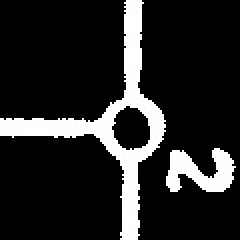
#> input picture content/data/train/0_gelenk/0.jpg, 120 x 120 px (shown 2 times larger); its folder holds only this picture in this run
$ python -i GUI.py   (imports and definitions only)
#> lines starting #> are read from the running program, lines starting #| are printed output that depends on the picture; after the words box and inside, x2 and y2 are one past the last pixel; in counts of white or black regions, pixels touching at a corner belong together
#> further down, picture is the input picture: shape (120, 120, 3); min 0, max 255, mean 38.1
import sys, os, cv2
from PyQt5.QtWidgets import QMainWindow, QWidget, QLabel, QApplication, QVBoxLayout, QHBoxLayout
from PyQt5.QtCore import Qt, QPoint, pyqtSignal

# Für Loading images
from PyQt5.QtGui import QPixmap, QImage


# Für whole screen stuff
from PyQt5.QtWidgets import QDesktopWidget


class ImageViewer(QMainWindow):
    def get_max_number_of_vertical_obj_possible(self,screen,length):
        width, height = screen.width(), screen.height()
        return int(height/length) - 1
    # [61 lines left out: functions __init__, init_var, initUI, render_images, load_cv2_image, load_image, not called in this run]


def mask_image(img):
  gray_img = cv2.cvtColor(img , cv2.COLOR_BGR2GRAY)
  blurred = cv2.GaussianBlur(gray_img, (13, 13), 0)
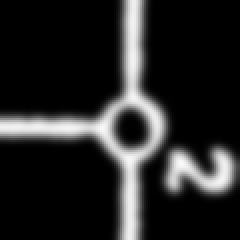
#> blurred: shape (120, 120) (shown 2 times larger); min 0, max 250, mean 38.1
  threshold = cv2.adaptiveThreshold(blurred, 255, cv2.ADAPTIVE_THRESH_GAUSSIAN_C, cv2.THRESH_BINARY_INV, 11, 2)
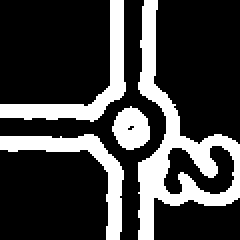
#> threshold: shape (120, 120) (shown 2 times larger); 24.5% white; 4 white regions, box (x1, y1, x2, y2) and area: (69, 0, 120, 120) 1718, (0, 0, 63, 61) 787, (0, 67, 62, 120) 725, (56, 53, 75, 75) 301
  #cv2_imshow(threshold)
  #cv2.imwrite('output_threshold.png', threshold)   #<-- Für Download für Templates
  return threshold

# [32 lines left out: functions check_image_in_part, show_image_in_size, test, not called in this run]
# [6 lines not run here, left out]

>>> import cv2
>>> picture = cv2.imread('../content/data/train/0_gelenk/0.jpg')
>>> result = mask_image(picture)

$ run again, on content/data/train/0_gelenk/19.jpg
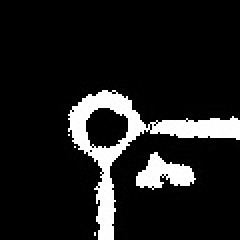
#> input picture content/data/train/0_gelenk/19.jpg, 120 x 120 px (shown 2 times larger)
#> picture is the input picture: shape (120, 120, 3); min 0, max 255, mean 28.5
#> in mask_image, `blurred = cv2.GaussianBlur(gray_img, (13, 13), 0)`:
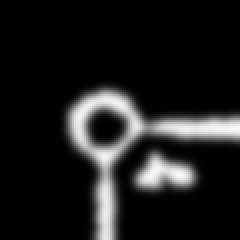
#> blurred: shape (120, 120) (shown 2 times larger); min 0, max 249, mean 28.5
#> in mask_image, `threshold = cv2.adaptiveThreshold(blurred, 255, cv2.ADAPTIVE_THRESH_GA..`:
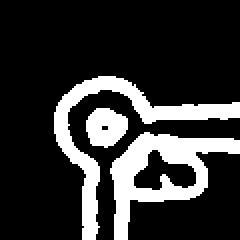
#> threshold: shape (120, 120) (shown 2 times larger); 20% white; 3 white regions, box (x1, y1, x2, y2) and area: (55, 66, 120, 120) 1307, (27, 38, 120, 120) 1257, (43, 54, 64, 74) 312

$ run again, on content/data/train/0_gelenk/2.jpg
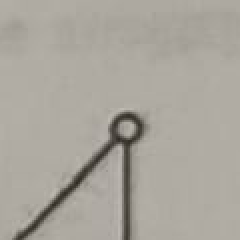
#> input picture content/data/train/0_gelenk/2.jpg, 120 x 120 px (shown 2 times larger)
#> picture is the input picture: shape (120, 120, 3); mean B, G, R 156.4, 165.3, 169.3
#> in mask_image, `blurred = cv2.GaussianBlur(gray_img, (13, 13), 0)`:
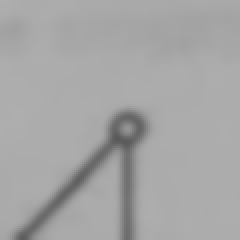
#> blurred: shape (120, 120) (shown 2 times larger); min 88, max 174, mean 165.3
#> in mask_image, `threshold = cv2.adaptiveThreshold(blurred, 255, cv2.ADAPTIVE_THRESH_GA..`:
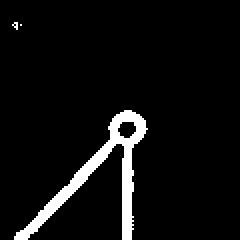
#> threshold: shape (120, 120) (shown 2 times larger); 5.8% white; 3 white regions (2 under 20 px), largest, box (x1, y1, x2, y2) and area: (7, 55, 74, 120) 820

$ run again, on content/data/train/0_gelenk/20.jpg
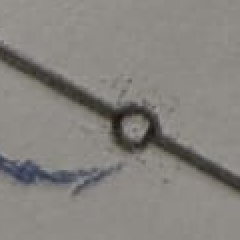
#> input picture content/data/train/0_gelenk/20.jpg, 120 x 120 px (shown 2 times larger)
#> picture is the input picture: shape (120, 120, 3); mean B, G, R 126.7, 131.2, 134
#> in mask_image, `blurred = cv2.GaussianBlur(gray_img, (13, 13), 0)`:
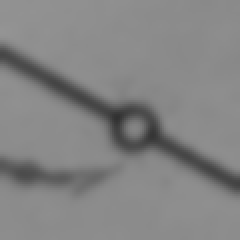
#> blurred: shape (120, 120) (shown 2 times larger); min 49, max 148, mean 131.3
#> in mask_image, `threshold = cv2.adaptiveThreshold(blurred, 255, cv2.ADAPTIVE_THRESH_GA..`:
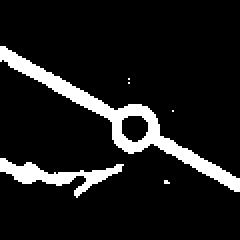
#> threshold: shape (120, 120) (shown 2 times larger); 10.4% white; 6 white regions (4 under 20 px), largest, box (x1, y1, x2, y2) and area: (0, 23, 120, 96) 1086, (0, 79, 62, 99) 399
